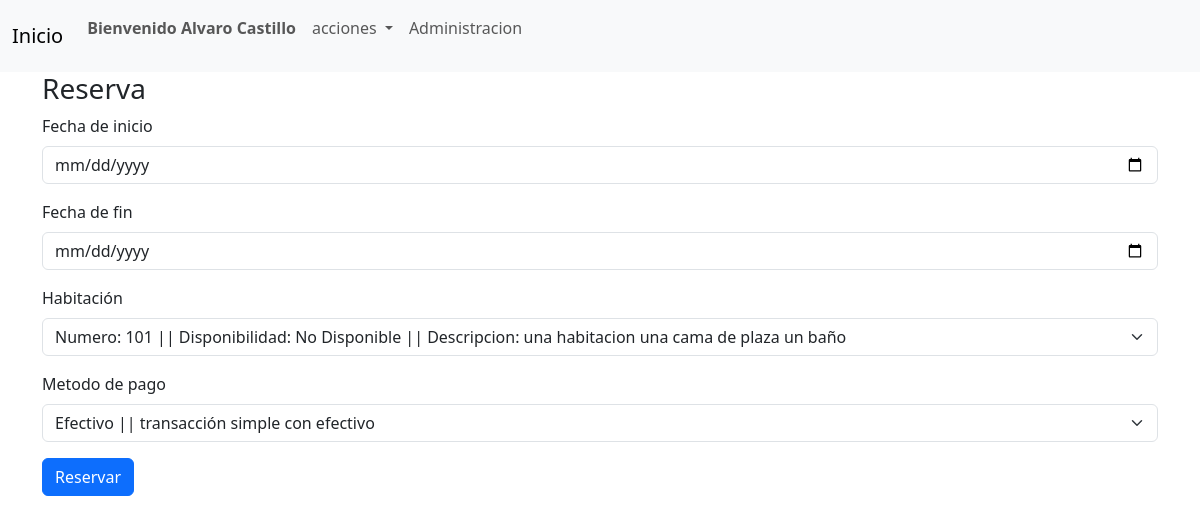
The app's page /reserva/ (signed in), older data.
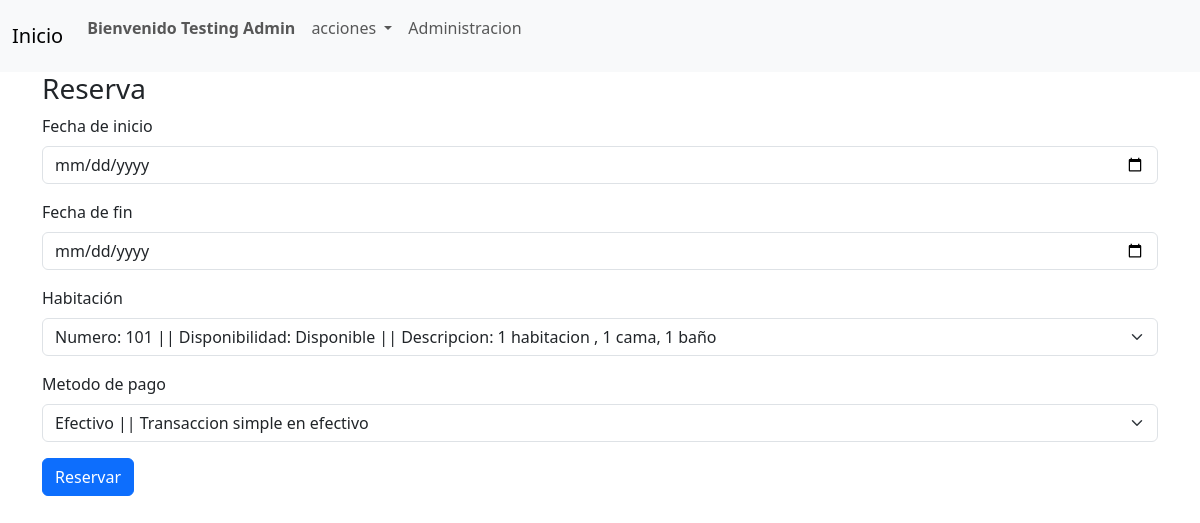
The same page, newer data.
### start/models.py (models this page shows, shortened)
class Usuario(models.Model):
    nombre = models.CharField(max_length=50)
    apellido = models.CharField(max_length=50)
    email = models.EmailField()
    password = models.CharField(max_length=50)
    tipo = models.IntegerField(default=2)

### start/views.py (the view)
# urls.py: path('reserva/', reserva, name='reserva'),
def reserva(request):
    user_id= request.session.get('id')
    if user_id  is not None:
        usuario = Usuario.objects.get(id=user_id)
        habitaciones = Habitacion.objects.all()
        metodos_pago = MetodoPago.objects.all()
        if usuario:
            context = {
                "usuario": usuario,
                "habitaciones": habitaciones,
                "metodos_pago": metodos_pago,
            }
            return render(request, 'reserva.html', context)
    return redirect(request, 'index')

### start/templates/reserva.html (shortened to what this page needs)
{% extends "base/base.html" %}
{% block content %}
<div class="container pl-5">
    {% if usuario %}
    <h3>Reserva</h3>
    <form action="{% url 'reservar' %}" method="POST">
        <div class="mb-3">
            <label for="fecha_inicio" class="form-label">Fecha de inicio</label>
            <input type="date" class="form-control" id="fecha_inicio" name="fecha_inicio">
        </div>
        <div class="mb-3">
            <label for="fecha_fin" class="form-label">Fecha de fin</label>
            <input type="date" class="form-control" id="fecha_fin" name="fecha_fin">
        </div>
        <div class="mb-3">
            <label for="habitacion" class="form-label">Habitación</label>
            <select class="form-select" id="habitacion" name="habitacion">
                {% for habitacion in habitaciones %}
                <option value="{{ habitacion.id }}">Numero: {{ habitacion.nombre }}    || <br>
                    {% if habitacion.disponible %}
                    Disponibilidad: Disponible    ||<br>
                    {% else %}
                    Disponibilidad: No Disponible    ||<br>
                    {% endif %}
                    Descripcion: {{ habitacion.categoria.descripcion }}</option>
                {% endfor %}
            </select>
        </div>
        <div class="mb-3">
            <label for="metodo_pago" class="form-label">Metodo de pago</label>
            <select class="form-select" id="metodo_pago" name="metodo_pago">
                {% for metodo in metodos_pago %}
                    {% if metodo.id == 4 %}
                        {% if usuario.tipo == 1 %}
                            <option value="{{ metodo.id }}">{{ metodo.nombre }}    || <br>{{ metodo.descripcion }}</option>
                        {% endif %}
                    {% else %}
                        <option value="{{ metodo.id }}">{{ metodo.nombre }}    || <br>{{ metodo.descripcion }}</option>
                    {% endif %}
                {% endfor %}
            </select>
        </div>
        <button type="submit" class="btn btn-primary">Reservar</button>
    {% else %}
    <h1>Debe iniciar sesión para acceder a la reserva</h1>
    {% endif %}
</div>
{% endblock %}

### start/templates/base/base.html (shortened to what this page needs)
<!DOCTYPE html>
<html lang="en">
<head>
    <link href="https://cdn.jsdelivr.net/npm/bootstrap@5.3.3/dist/css/bootstrap.min.css" rel="stylesheet"
>
</head>
<body>
    <nav class="navbar navbar-expand-lg bg-body-tertiary">
        <div class="container-fluid">
            <a class="navbar-brand" href="{% url 'index' %}">Inicio</a>
            <div class="collapse navbar-collapse" id="navbarSupportedContent">
                <ul class="navbar-nav me-auto mb-2 mb-lg-0">
                    {% if usuario %}
                    <li class="nav-item">
                        <p class="nav-link ml-1 fw-bold">Bienvenido {{ usuario.nombre }} {{ usuario.apellido }} </p>
                    </li>
                    <li class="nav-item dropdown">
                        <a class="nav-link dropdown-toggle" href="#" role="button" data-bs-toggle="dropdown"
                            aria-expanded="false">
                            acciones
                        </a>
                    </li>
                    {% if usuario.tipo == 1 %}
                    <li class="nav-item">
                        <a class="nav-link" href="{% url 'administrar' %}">Administracion</a>
                    </li>
                    {% endif %}
                    {% endif %}
                </ul>
            </div>
        </div>
    </nav>
    {% block content %}
    {% endblock %}
</body>
</html>

Row changes from the older to the newer data that the page shows:
changed Usuario: nombre "Alvaro" → "Testing"; apellido "Castillo" → "Admin"
Text that changed along with them:
form field habitacion: "Numero: 101 || Disponibilidad: No Disponible || Descripcion: una habitacion una cama de plaza un baño" → "Numero: 101 || Disponibilidad: Disponible || Descripcion: 1 habitacion , 1 cama, 1 baño"
form field metodo_pago: "Efectivo || transacción simple con efectivo" → "Efectivo || Transaccion simple en efectivo"
